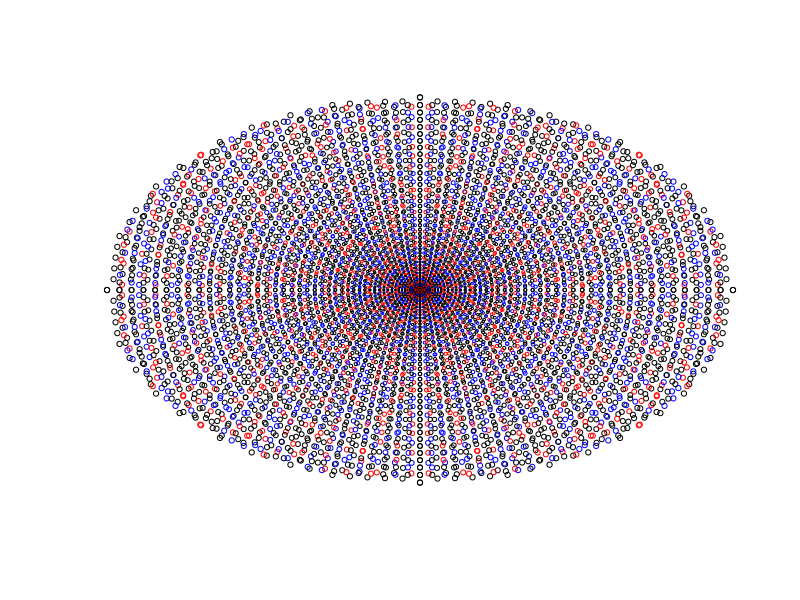

The R source for this figure:
max <- 50
psize <- 0.7

plot(NULL, NULL
	, xlim = c(-max^2, max^2)
	, ylim = c(-max^2, max^2)
	, xlab = ""
	, ylab = ""
	, axes = FALSE
)

xsign <- c(1, 1, -1, -1)
ysign <- c(1, -1, 1, -1)

gcd <- function(x,y) {
	r <- x%%y;
	return(ifelse(r, gcd(y, r), y))
}

prime <- Vectorize(function(x){
	return(
		sum(
			x%%2:(round(sqrt(x)))==0
		) == 0
	)
})

for (i in 2:max){
	for (j in 0:(i-1)){
		a <- 2*i*j
		b <- i^2 - j^2
		c <- i^2 + j^2

		if(c<=max^2){
			color = ifelse(gcd(a, b)>1
				, "black"
				, ifelse(prime(c), "red", "blue") 
			)
			print (data.frame(a, b, color))
			points(cex=psize*sqrt(c)/max
				, c(xsign*a, xsign*b)
				, c(ysign*b, ysign*a)
				, col=color
			)
		}
	}
}
